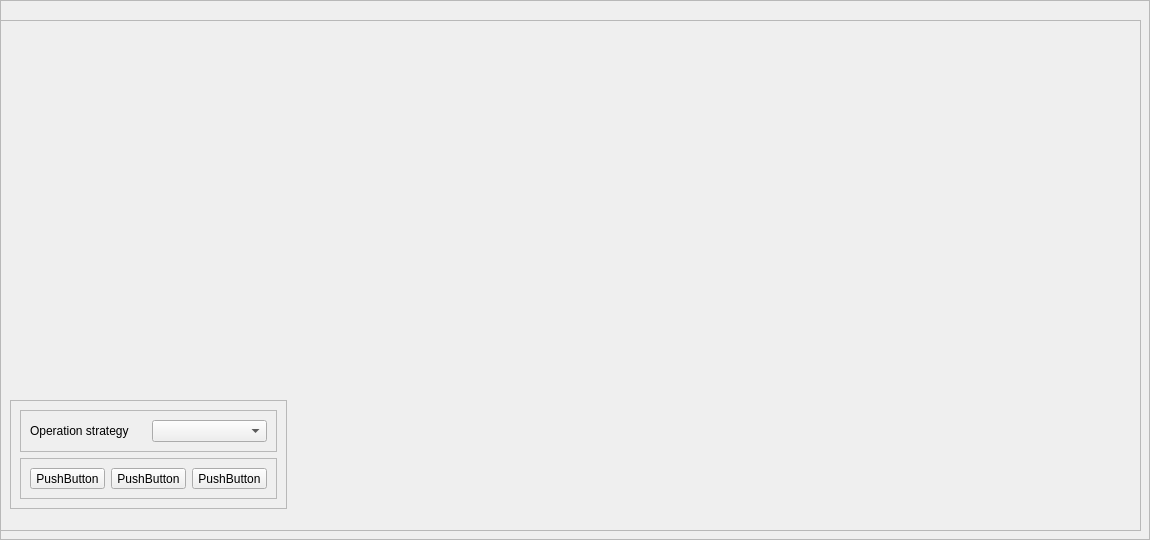
        <widget class="QFrame" name="frame_25">
         <property name="minimumSize">
          <size>
           <width>600</width>
           <height>0</height>
          </size>
         </property>
         <property name="frameShape">
          <enum>QFrame::StyledPanel</enum>
         </property>
         <property name="frameShadow">
          <enum>QFrame::Raised</enum>
         </property>
         <widget class="QFrame" name="frame_26">
          <property name="geometry">
           <rect>
            <x>0</x>
            <y>20</y>
            <width>1141</width>
            <height>511</height>
           </rect>
          </property>
          <property name="frameShape">
           <enum>QFrame::StyledPanel</enum>
          </property>
          <property name="frameShadow">
           <enum>QFrame::Raised</enum>
          </property>
          <widget class="QLabel" name="label_7">
           <property name="geometry">
            <rect>
             <x>10</x>
             <y>10</y>
             <width>571</width>
             <height>351</height>
            </rect>
           </property>
           <property name="text">
            <string/>
           </property>
           <property name="pixmap">
            <pixmap>Resources/Modified/system.jpg</pixmap>
           </property>
           <property name="scaledContents">
            <bool>true</bool>
           </property>
          </widget>
          <widget class="QFrame" name="frame_29">
           <property name="geometry">
            <rect>
             <x>10</x>
             <y>380</y>
             <width>277</width>
             <height>109</height>
            </rect>
           </property>
           <property name="frameShape">
            <enum>QFrame::StyledPanel</enum>
           </property>
           <property name="frameShadow">
            <enum>QFrame::Raised</enum>
           </property>
           <layout class="QVBoxLayout" name="verticalLayout_5">
            <item>
             <widget class="QFrame" name="frame_28">
              <property name="frameShape">
               <enum>QFrame::StyledPanel</enum>
              </property>
              <property name="frameShadow">
               <enum>QFrame::Raised</enum>
              </property>
              <layout class="QHBoxLayout" name="horizontalLayout_18">
               <item>
                <widget class="QLabel" name="label_8">
                 <property name="text">
                  <string>Operation strategy</string>
                 </property>
                </widget>
               </item>
               <item>
                <widget class="QComboBox" name="comboBox"/>
               </item>
              </layout>
             </widget>
            </item>
            <item>
             <widget class="QFrame" name="frame_27">
              <property name="frameShape">
               <enum>QFrame::StyledPanel</enum>
              </property>
              <property name="frameShadow">
               <enum>QFrame::Raised</enum>
              </property>
              <layout class="QHBoxLayout" name="horizontalLayout_19">
               <item>
                <widget class="QPushButton" name="pushButton">
                 <property name="text">
                  <string>PushButton</string>
                 </property>
                </widget>
               </item>
               <item>
                <widget class="QPushButton" name="pushButton_2">
                 <property name="text">
                  <string>PushButton</string>
                 </property>
                </widget>
               </item>
               <item>
                <widget class="QPushButton" name="pushButton_3">
                 <property name="text">
                  <string>PushButton</string>
                 </property>
                </widget>
               </item>
              </layout>
             </widget>
            </item>
           </layout>
          </widget>
         </widget>
        </widget>
